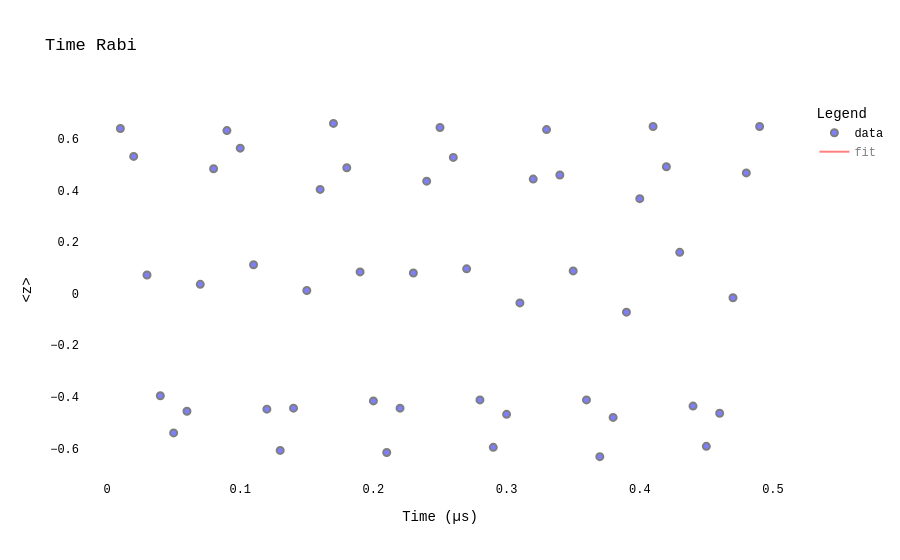

Notebook source saved alongside this figure:
### Code cell
rabi = NormalisedRabi(dut_qubit=dut, step=0.01, stop=0.5, amp=c1['X'].amp, update=True)

### Figure 1 — Plotly figure (JSON) as saved in the notebook; plotly's stock layout.template omitted (floating-point values rounded to 4 significant figures; data arrays with more than 128 entries replaced by an {"elided": "..."} marker saying what was removed)
{"data": [{"marker": {"color": "Blue", "line": {"color": "Black", "width": 2}, "opacity": 0.5, "size": 7}, "mode": "markers", "name": "data", "type": "scatter", "x": [0.01, 0.02, 0.03, 0.04, 0.05, 0.06, 0.07, 0.08, 0.09, 0.1, 0.11, 0.12, 0.13, 0.14, 0.15, 0.16, 0.17, 0.18, 0.19, 0.2, 0.21, 0.22, 0.23, 0.24, 0.25, 0.26, 0.27, 0.28, 0.29, 0.3, 0.31, 0.32, 0.33, 0.34, 0.35, 0.36, 0.37, 0.38, 0.39, 0.4, 0.41, 0.42, 0.43, 0.44, 0.45, 0.46, 0.47, 0.48, 0.49], "y": [0.64, 0.532, 0.072, -0.396, -0.54, -0.456, 0.036, 0.484, 0.632, 0.564, 0.112, -0.448, -0.608, -0.444, 0.012, 0.404, 0.66, 0.488, 0.084, -0.416, -0.616, -0.444, 0.08, 0.436, 0.644, 0.528, 0.096, -0.412, -0.596, -0.468, -0.036, 0.444, 0.636, 0.46, 0.088, -0.412, -0.632, -0.48, -0.072, 0.368, 0.648, 0.492, 0.16, -0.436, -0.592, -0.464, -0.016, 0.468, 0.648]}, {"line": {"color": "Red"}, "mode": "lines", "name": "fit", "type": "scatter", "visible": "legendonly", "x": {"elided": "245 float values"}, "y": {"elided": "245 float values"}}], "layout": {"font": {"color": "Black", "family": "Courier New, monospace", "size": 12}, "legend": {"title": {"text": "Legend"}}, "plot_bgcolor": "white", "title": {"text": "Time Rabi"}, "xaxis": {"title": {"text": "Time (µs)"}}, "yaxis": {"title": {"text": "<z>"}}}}
